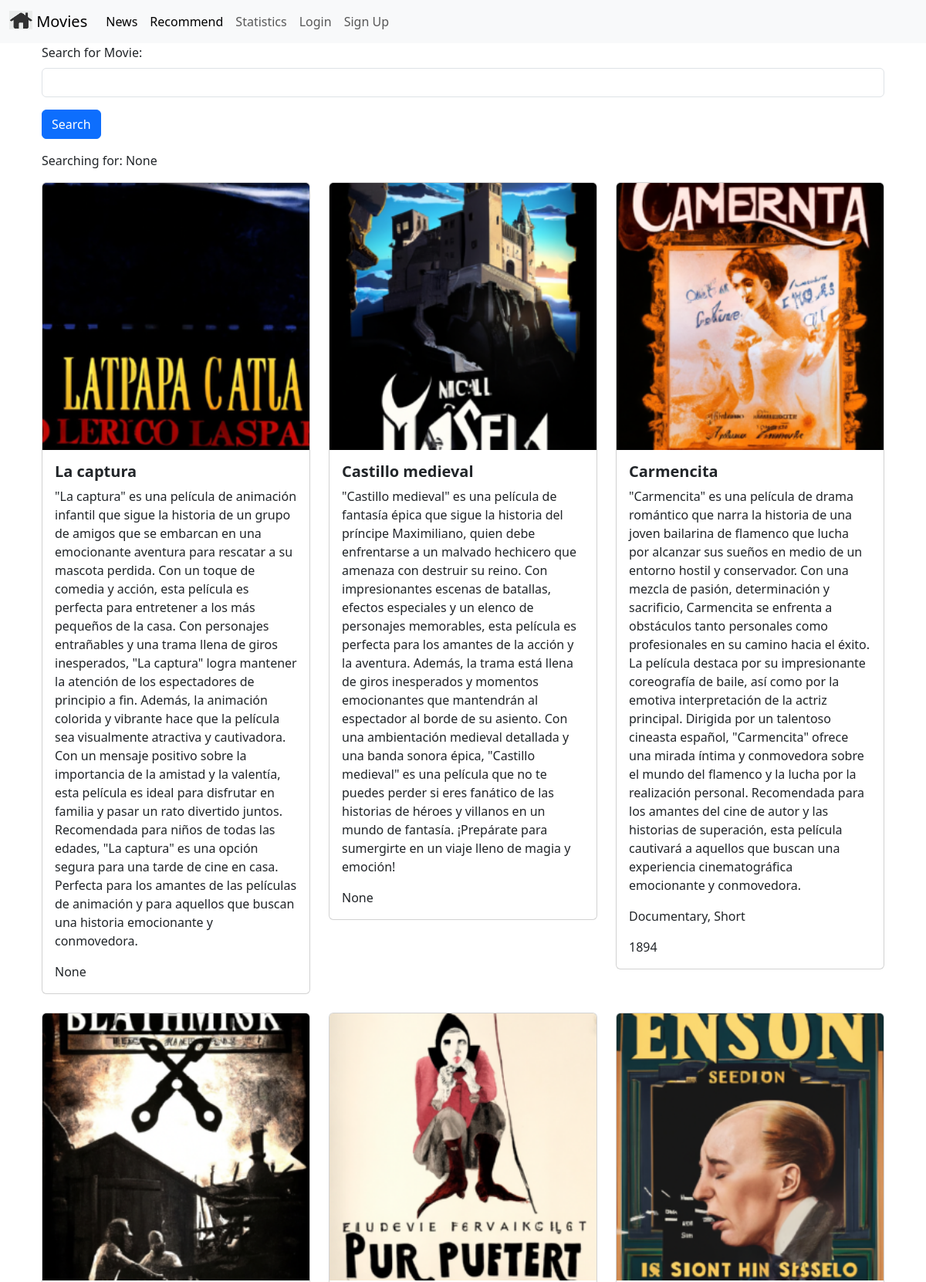
The page / (upper part) on the database its author committed.
### movie/models.py (models this page shows, shortened)
class Movie(models.Model):
    title = models.CharField(max_length=100)
    description = models.CharField(max_length=1500)
    image = models.ImageField(upload_to='movie/images/', default = 'movie/images/default.jpg')
    url = models.URLField(blank=True)
    genre = models.CharField(blank=True, max_length=250)
    year = models.IntegerField(blank=True, null=True)
    emb = models.BinaryField(default=get_default_array())

### movie/views.py (the view)
# urls.py: 2. Add a URL to urlpatterns:  path('', views.home, name='home')
def home(request):
    searchTerm = request.GET.get('searchMovie') # GET se usa para solicitar recursos de un servidor
    if searchTerm:
        movies = Movie.objects.filter(title__icontains=searchTerm)
    else:
        movies = Movie.objects.all()
    return render(request, 'home.html', {'searchTerm':searchTerm, 'movies':movies})

### movie/templates/home.html (shortened to what this page needs)
{% extends 'base.html' %}
{% block content %}
<div class="container">
    <form action="">
        <div class="mb-3">
            <label for="searchMovie" class="form-label">
                Search for Movie:
            </label>
            <input type="text" class="form-control" name="searchMovie"/>
        </div>
        <button type="submit" class="btn btn-primary">Search</button>
    </form>
    <p>Searching for: {{searchTerm}}</p>
    <div class="row row-cols-1 row-cols-md-3 g-4">
        {% for movie in movies %}
        <div v-for="movie in movies" class="col">
            <div class="card">
            <img src="{{ movie.image.url }}" class="card-img-top" alt="...">
            <div class="card-body">
                <h5 class="card-title fw-bold">{{ movie.title}}</h5>
                <p class="card-text">{{ movie.description}}</p>
                <p class="card-text">{{ movie.genre}}</p>
                <p class="card-text">{{ movie.year}}</p>
            </div>
        </div>
    </div>
        {% endfor %}
    </div>
    <br/>
    <br />
    <br />
</div>
{% endblock content %}

### moviereviews/templates/base.html (shortened to what this page needs)
<head>
    <link href="https://cdn.jsdelivr.net/npm/bootstrap@5.3.2/dist/css/bootstrap.min.css" rel="stylesheet">
</head>
<nav class="navbar navbar-expand-lg bg-body-tertiary">
  <div class="container-fluid">
    <a class="navbar-brand" href="{% url 'home' %}">
      {% load static %}
      <img src="{% static 'images/home.png' %}" alt="" width="30"
height="24"
          class="d-inline-block align-text-top" />
      Movies
    </a>
    <div class="collapse navbar-collapse" id="navbarSupportedContent">
      <ul class="navbar-nav me-auto mb-2 mb-lg-0">
        <li class="nav-item">
          <a class="nav-link active" aria-current="page" href="{% url 'news' %}">News</a>
        </li>
        <li class="nav-item">
          <a class="nav-link active" aria-current="page" href="{% url 'recommend' %}">Recommend</a>
        </li>
        <li class="nav-item">
          <a class="nav-link" href="{% url 'statistics' %}">Statistics</a>
        </li>
        <li class="nav-item">
          <a class="nav-link" href="#">Login</a>
        </li>
        <li class="nav-item">
          <a class="nav-link" href="#">Sign Up</a>
        </li>
      </ul>
    </div>
  </div>
</nav>
<div class="container">
    {% block content %}
    {% endblock content %}
</div>

### rows shown on the page
Movie: image (picture), title "La captura", description "\"La captura\" es una película de animación infantil que sigue la historia de un grupo de amigos que se embarcan en una emocionante aventura para rescatar a su mascota perdida. Con un toque de comedia y acción, esta película es perfecta para entretener a los más pequeños de la casa. Con personajes entrañables y una trama llena de giros inesperados, \"La captura\" logra mantener la atención de los espectadores de principio a fin. Además, la animación colorida y vibrante hace que la película sea visualmente atractiva y cautivadora. Con un mensaje positivo sobre la importancia de la amistad y la valentía, esta película es ideal para disfrutar en familia y pasar un rato divertido juntos.…", year "None"
Movie: image (picture), title "Castillo medieval", description "\"Castillo medieval\" es una película de fantasía épica que sigue la historia del príncipe Maximiliano, quien debe enfrentarse a un malvado hechicero que amenaza con destruir su reino. Con impresionantes escenas de batallas, efectos especiales y un elenco de personajes memorables, esta película es perfecta para los amantes de la acción y la aventura. Además, la trama está llena de giros inesperados y momentos emocionantes que mantendrán al espectador al borde de su asiento. Con una ambientación medieval detallada y una banda sonora épica, \"Castillo medieval\" es una película que no te puedes perder si eres fanático de las historias de héroes y villanos en un mundo de fantasía. ¡Prepárate para…", year "None"
Movie: image (picture), title "Carmencita", description "\"Carmencita\" es una película de drama romántico que narra la historia de una joven bailarina de flamenco que lucha por alcanzar sus sueños en medio de un entorno hostil y conservador. Con una mezcla de pasión, determinación y sacrificio, Carmencita se enfrenta a obstáculos tanto personales como profesionales en su camino hacia el éxito. La película destaca por su impresionante coreografía de baile, así como por la emotiva interpretación de la actriz principal. Dirigida por un talentoso cineasta español, \"Carmencita\" ofrece una mirada íntima y conmovedora sobre el mundo del flamenco y la lucha por la realización personal. Recomendada para los amantes del cine de autor y las historias de…", genre "Documentary, Short", year "1894"
Movie: image (picture)
Movie: image (picture)
Movie: image (picture)

### other values the page prints
{{ searchTerm }} "None"
